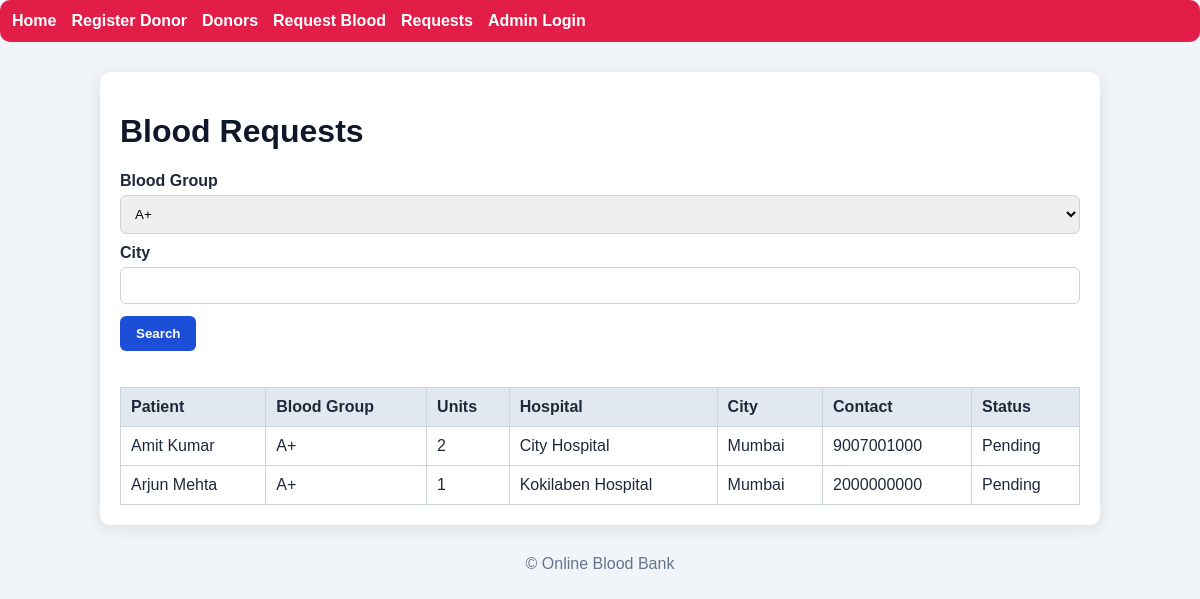
/request_list.php?blood_group=A+, run on the app's committed database.
### tables this page shows
CREATE TABLE IF NOT EXISTS requests (
  id INT AUTO_INCREMENT PRIMARY KEY,
  patient_name VARCHAR(100) NOT NULL,
  blood_group VARCHAR(5) NOT NULL,
  units TINYINT NOT NULL,
  hospital VARCHAR(150) NOT NULL,
  city VARCHAR(100) NOT NULL,
  contact VARCHAR(50) NOT NULL,
  status ENUM('Pending','Fulfilled','Rejected') NOT NULL DEFAULT 'Pending',
  created_at TIMESTAMP DEFAULT CURRENT_TIMESTAMP
);

### request_list.php (the view, shortened to what this page needs)
<?php
require_once 'db.php';
$blood_group = $_GET['blood_group'] ?? '';
$city = trim($_GET['city'] ?? '');
$where = [];
$params = [];
if ($blood_group) { $where[] = 'blood_group = ?'; $params[] = $blood_group; }
$whereSql = $where ? 'WHERE ' . implode(' AND ', $where) : '';
$stmt = $pdo->prepare("SELECT * FROM requests $whereSql ORDER BY created_at DESC");
$stmt->execute($params);
$requests = $stmt->fetchAll();
?>
<!DOCTYPE html>
<html lang="en"><head><meta charset="UTF-8"><meta name="viewport" content="width=device-width, initial-scale=1.0"><title>Request List</title><link rel="stylesheet" href="style.css"></head><body>
<nav><a href="index.php">Home</a><a href="donor_register.php">Register Donor</a><a href="donor_list.php">Donors</a><a href="request_blood.php">Request Blood</a><a href="request_list.php">Requests</a><a href="admin_login.php">Admin Login</a></nav>
<div class="container">
    <h1>Blood Requests</h1>
    <form method="get" style="margin-bottom:20px;">
        <label>Blood Group</label><select name="blood_group"><option value="A+" <?= $blood_group=='A+' ? 'selected':'' ?>>A+</option></select>
        <label>City</label><input type="text" name="city" value="<?= htmlspecialchars($city) ?>">
        <button type="submit">Search</button>
    </form>
    <div class="table-wrap"><table><thead><tr><th>Patient</th><th>Blood Group</th><th>Units</th><th>Hospital</th><th>City</th><th>Contact</th><th>Status</th></tr></thead><tbody>
    <?php if (count($requests) === 0): ?>
        <tr><td colspan="7">No request records found.</td></tr>
    <?php else: ?>
        <?php foreach ($requests as $req): ?>
            <tr>
                <td><?= htmlspecialchars($req['patient_name']) ?></td>
                <td><?= htmlspecialchars($req['blood_group']) ?></td>
                <td><?= htmlspecialchars($req['units']) ?></td>
                <td><?= htmlspecialchars($req['hospital']) ?></td>
                <td><?= htmlspecialchars($req['city']) ?></td>
                <td><?= htmlspecialchars($req['contact']) ?></td>
                <td><?= htmlspecialchars($req['status']) ?></td>
            </tr>
        <?php endforeach; ?>
    <?php endif; ?>
    </tbody></table></div>
</div>
<footer>© Online Blood Bank</footer>
</body></html>

### style.css (style rules this page uses)
* { box-sizing: border-box; }
body { margin:0; font-family: Arial, sans-serif; background:#f1f5f9; color:#1e293b; }
.container { max-width:1000px; margin:30px auto; padding:20px; background:white; border-radius:10px; box-shadow:0 3px 15px rgba(15,23,42,.1); }
nav { background:#e11d48; padding:12px; border-radius:10px; margin-bottom:20px; }
nav a { color:white; margin-right:15px; text-decoration:none; font-weight:600; }
h1, h2 { color:#0f172a; }
form label { display:block; margin-top:10px; font-weight:600; }
form input, form select, form textarea { width:100%; padding:10px; border:1px solid #cbd5e1; border-radius:6px; margin-top:5px; }
button { background:#1d4ed8; color:white; border:none; padding:10px 16px; margin-top:12px; border-radius:6px; cursor:pointer; font-weight:600; }
.table-wrap { overflow:auto; }
table { width:100%; border-collapse:collapse; margin-top:16px; }
th, td { border:1px solid #cbd5e1; padding:10px; text-align:left; }
th { background:#e2e8f0; }
footer { text-align:center; margin-top:24px; color:#64748b; }

### data on the page
requests: patient_name "Amit Kumar", blood_group "A+", units "2", hospital "City Hospital", city "Mumbai", contact "9007001000", status "Pending"
requests: patient_name "Arjun Mehta", blood_group "A+", units "1", hospital "Kokilaben Hospital", city "Mumbai", contact "2000000000", status "Pending"
